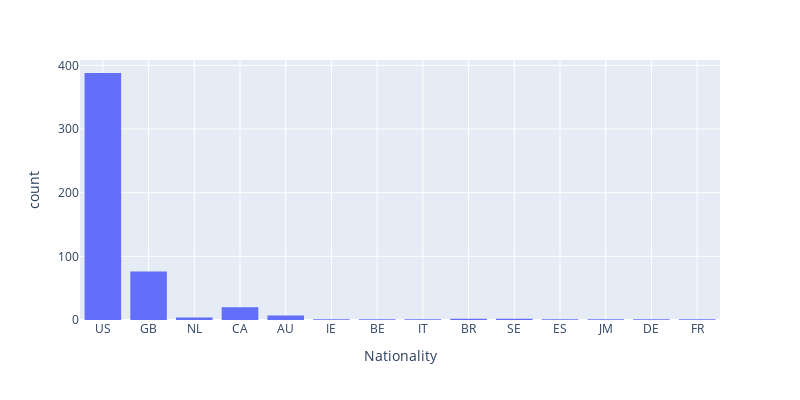

Source (notebook cell):
### Code cell
fig = px.histogram(artist_dataset, x="Nationality", width=800, height=400)
fig.update_layout(
    xaxis_showgrid=True,
    yaxis_showgrid=True
)
fig.show()

### Figure 1 — Plotly figure (JSON) as saved in the notebook; plotly's stock layout.template omitted (floating-point values rounded to 4 significant figures; data arrays with more than 128 entries replaced by an {"elided": "..."} marker saying what was removed)
{"data": [{"alignmentgroup": "True", "bingroup": "x", "hovertemplate": "Nationality=%{x}<br>count=%{y}<extra></extra>", "legendgroup": "", "marker": {"color": "#636efa", "pattern": {"shape": ""}}, "name": "", "offsetgroup": "", "orientation": "v", "showlegend": false, "type": "histogram", "x": {"elided": "517 str values"}, "xaxis": "x", "yaxis": "y"}], "layout": {"barmode": "relative", "height": 400, "legend": {"tracegroupgap": 0}, "margin": {"t": 60}, "width": 800, "xaxis": {"anchor": "y", "domain": [0, 1], "showgrid": true, "title": {"text": "Nationality"}}, "yaxis": {"anchor": "x", "domain": [0, 1], "showgrid": true, "title": {"text": "count"}}}}
